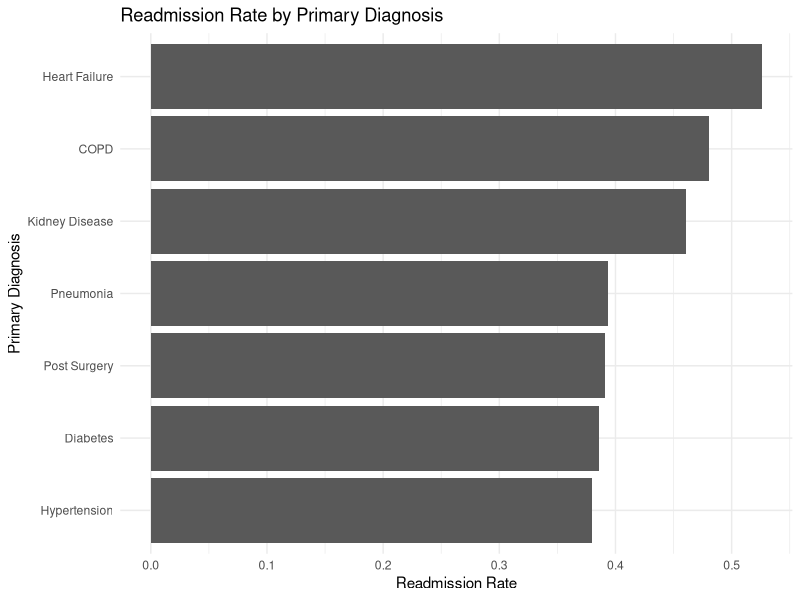
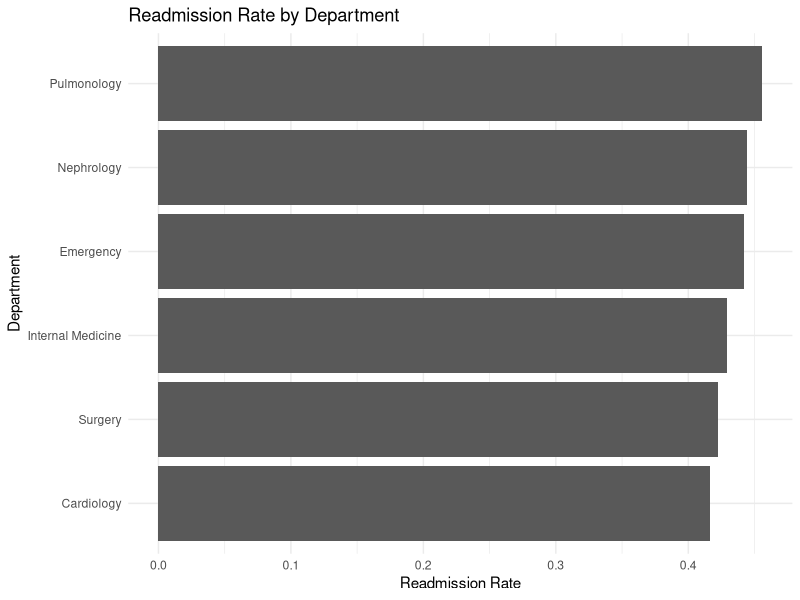
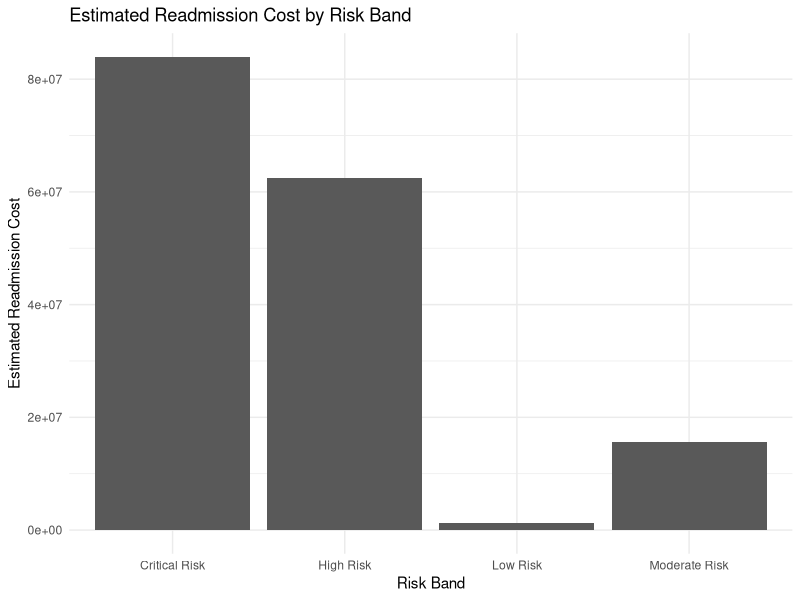
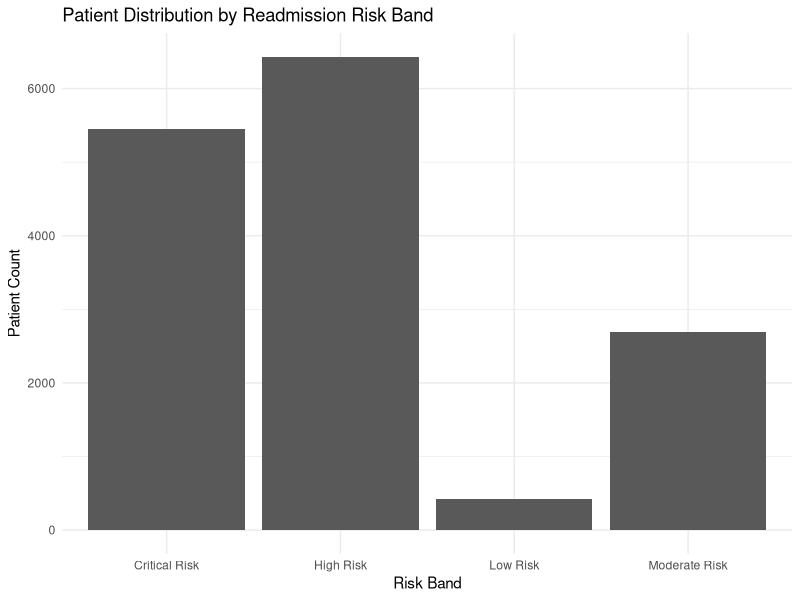
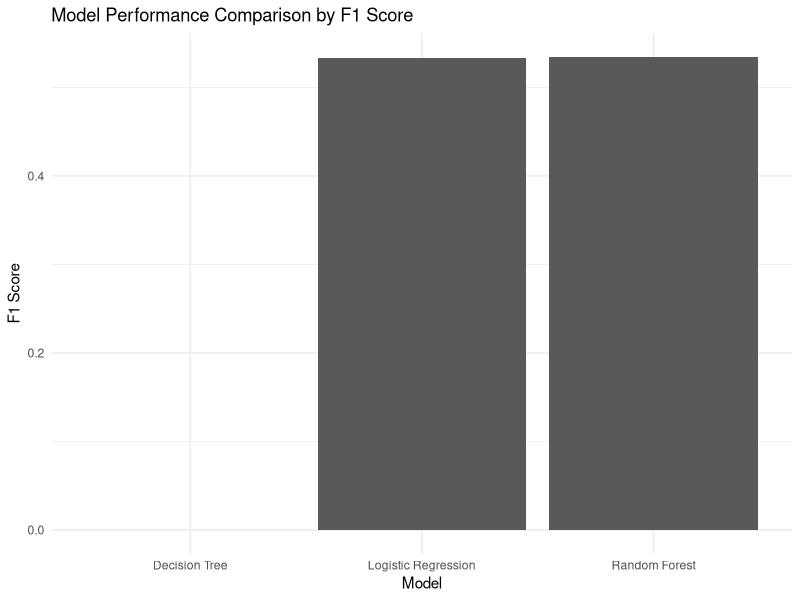
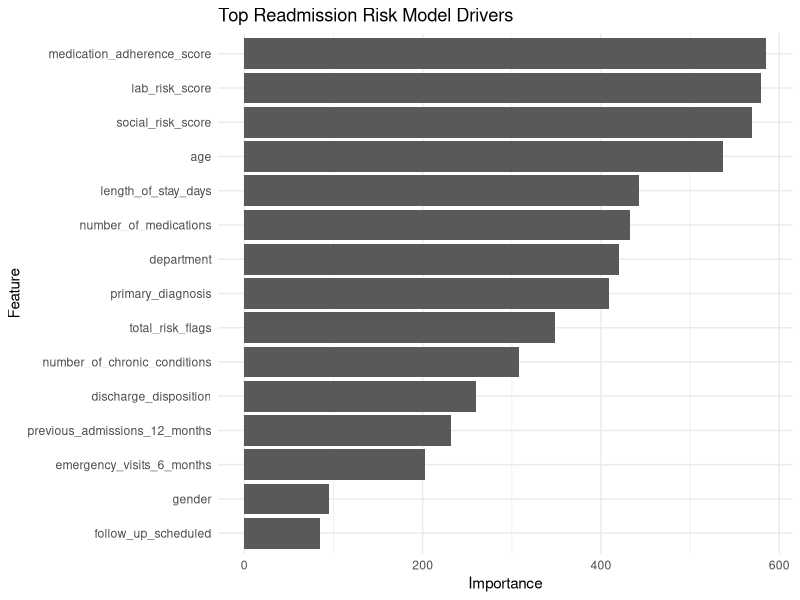
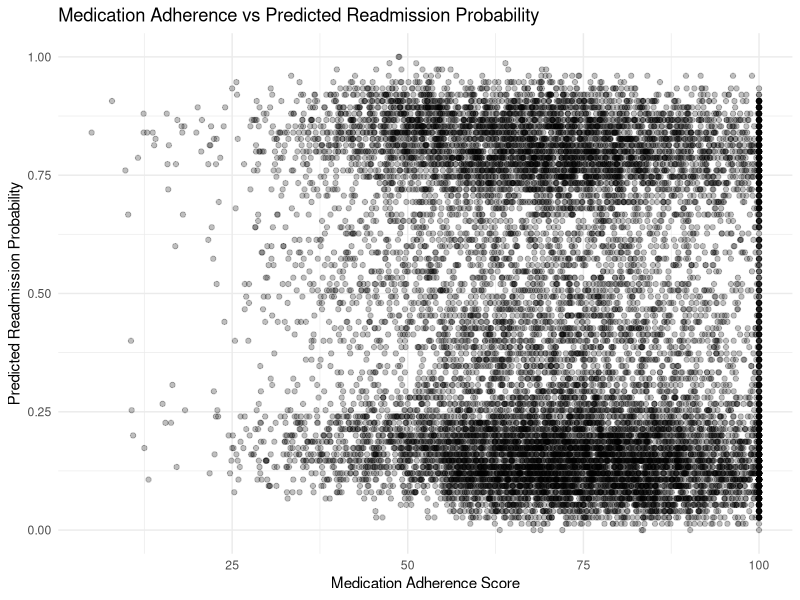
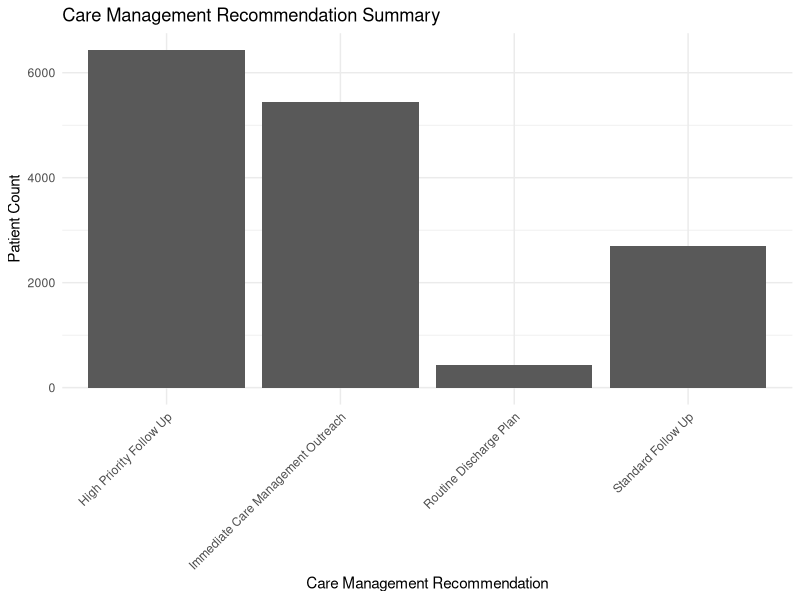

These figures' R source, in order:
# Healthcare Readmission Risk Modeling in R
# Project: 03_Healthcare_Readmission_Risk_Modeling_R

packages <- c("dplyr", "readr", "tibble", "caret", "randomForest", "rpart", "ggplot2")

installed_packages <- rownames(installed.packages())

for (pkg in packages) {
  if (!(pkg %in% installed_packages)) {
    install.packages(pkg)
  }
}

library(dplyr)
library(readr)
library(tibble)
library(caret)
library(randomForest)
library(rpart)
library(ggplot2)

dir.create("03_Healthcare_Readmission_Risk_Modeling_R/data/raw", recursive = TRUE, showWarnings = FALSE)
dir.create("03_Healthcare_Readmission_Risk_Modeling_R/data/cleaned", recursive = TRUE, showWarnings = FALSE)
dir.create("03_Healthcare_Readmission_Risk_Modeling_R/images", recursive = TRUE, showWarnings = FALSE)
dir.create("03_Healthcare_Readmission_Risk_Modeling_R/outputs", recursive = TRUE, showWarnings = FALSE)

set.seed(42)

num_patients <- 15000

patient_data <- tibble(
  patient_id = 1:num_patients,
  age = sample(18:90, num_patients, replace = TRUE),
  gender = sample(c("Female", "Male"), num_patients, replace = TRUE, prob = c(0.53, 0.47)),
  primary_diagnosis = sample(
    c("Heart Failure", "Diabetes", "COPD", "Pneumonia", "Kidney Disease", "Hypertension", "Post Surgery"),
    num_patients,
    replace = TRUE,
    prob = c(0.18, 0.17, 0.14, 0.13, 0.11, 0.15, 0.12)
  ),
  department = sample(
    c("Cardiology", "Internal Medicine", "Pulmonology", "Emergency", "Surgery", "Nephrology"),
    num_patients,
    replace = TRUE,
    prob = c(0.20, 0.25, 0.14, 0.16, 0.13, 0.12)
  ),
  length_of_stay_days = sample(1:21, num_patients, replace = TRUE),
  previous_admissions_12_months = rpois(num_patients, lambda = 1.4),
  emergency_visits_6_months = rpois(num_patients, lambda = 1.1),
  number_of_medications = sample(1:22, num_patients, replace = TRUE),
  number_of_chronic_conditions = sample(0:7, num_patients, replace = TRUE),
  discharge_disposition = sample(
    c("Home", "Home Health", "Skilled Nursing Facility", "Rehab", "Against Medical Advice"),
    num_patients,
    replace = TRUE,
    prob = c(0.58, 0.18, 0.12, 0.09, 0.03)
  ),
  follow_up_scheduled = sample(c("Yes", "No"), num_patients, replace = TRUE, prob = c(0.72, 0.28)),
  medication_adherence_score = round(pmin(pmax(rnorm(num_patients, mean = 72, sd = 18), 0), 100), 1),
  social_risk_score = round(pmin(pmax(rnorm(num_patients, mean = 42, sd = 22), 0), 100), 1),
  lab_risk_score = round(pmin(pmax(rnorm(num_patients, mean = 48, sd = 20), 0), 100), 1)
)

patient_data <- patient_data %>%
  mutate(
    age_band = case_when(
      age < 40 ~ "Under 40",
      age < 55 ~ "40 to 54",
      age < 70 ~ "55 to 69",
      TRUE ~ "70 Plus"
    ),
    chronic_condition_band = case_when(
      number_of_chronic_conditions <= 1 ~ "Low Comorbidity",
      number_of_chronic_conditions <= 3 ~ "Moderate Comorbidity",
      TRUE ~ "High Comorbidity"
    )
  )

patient_data <- patient_data %>%
  mutate(
    readmission_probability =
      0.06 +
      if_else(age >= 70, 0.08, 0) +
      if_else(primary_diagnosis == "Heart Failure", 0.13, 0) +
      if_else(primary_diagnosis == "COPD", 0.10, 0) +
      if_else(primary_diagnosis == "Kidney Disease", 0.09, 0) +
      if_else(length_of_stay_days >= 7, 0.08, 0) +
      if_else(previous_admissions_12_months >= 2, 0.13, 0) +
      if_else(emergency_visits_6_months >= 2, 0.10, 0) +
      if_else(number_of_medications >= 10, 0.08, 0) +
      if_else(number_of_chronic_conditions >= 4, 0.12, 0) +
      if_else(discharge_disposition == "Skilled Nursing Facility", 0.09, 0) +
      if_else(discharge_disposition == "Against Medical Advice", 0.18, 0) +
      if_else(follow_up_scheduled == "No", 0.11, 0) +
      if_else(medication_adherence_score < 55, 0.12, 0) +
      if_else(social_risk_score > 65, 0.10, 0) +
      if_else(lab_risk_score > 70, 0.09, 0) -
      if_else(follow_up_scheduled == "Yes", 0.03, 0) -
      if_else(medication_adherence_score >= 80, 0.04, 0),
    readmission_probability = pmin(pmax(readmission_probability, 0.01), 0.90),
    readmitted_30_days = rbinom(num_patients, size = 1, prob = readmission_probability),
    estimated_readmission_cost = if_else(
      readmitted_30_days == 1,
      round(runif(num_patients, min = 8500, max = 42000), 2),
      0
    ),
    prior_admission_risk_flag = if_else(previous_admissions_12_months >= 2, 1, 0),
    emergency_visit_risk_flag = if_else(emergency_visits_6_months >= 2, 1, 0),
    medication_risk_flag = if_else(number_of_medications >= 10, 1, 0),
    chronic_condition_risk_flag = if_else(number_of_chronic_conditions >= 4, 1, 0),
    follow_up_risk_flag = if_else(follow_up_scheduled == "No", 1, 0),
    adherence_risk_flag = if_else(medication_adherence_score < 55, 1, 0),
    social_risk_flag = if_else(social_risk_score > 65, 1, 0),
    lab_risk_flag = if_else(lab_risk_score > 70, 1, 0),
    total_risk_flags =
      prior_admission_risk_flag +
      emergency_visit_risk_flag +
      medication_risk_flag +
      chronic_condition_risk_flag +
      follow_up_risk_flag +
      adherence_risk_flag +
      social_risk_flag +
      lab_risk_flag,
    readmission_risk_band = case_when(
      readmission_probability < 0.15 ~ "Low Risk",
      readmission_probability < 0.30 ~ "Moderate Risk",
      readmission_probability < 0.50 ~ "High Risk",
      TRUE ~ "Critical Risk"
    ),
    care_management_recommendation = case_when(
      readmission_risk_band == "Critical Risk" ~ "Immediate Care Management Outreach",
      readmission_risk_band == "High Risk" ~ "High Priority Follow Up",
      readmission_risk_band == "Moderate Risk" ~ "Standard Follow Up",
      TRUE ~ "Routine Discharge Plan"
    )
  )

write_csv(
  patient_data,
  "03_Healthcare_Readmission_Risk_Modeling_R/data/raw/patient_readmission_15000_rows.csv"
)

diagnosis_summary <- patient_data %>%
  group_by(primary_diagnosis) %>%
  summarise(
    total_patients = n(),
    readmitted_patients = sum(readmitted_30_days),
    readmission_rate = round(mean(readmitted_30_days), 4),
    average_length_of_stay = round(mean(length_of_stay_days), 2),
    average_chronic_conditions = round(mean(number_of_chronic_conditions), 2),
    total_estimated_readmission_cost = round(sum(estimated_readmission_cost), 2),
    average_readmission_probability = round(mean(readmission_probability), 4),
    .groups = "drop"
  ) %>%
  arrange(desc(readmission_rate))

department_summary <- patient_data %>%
  group_by(department) %>%
  summarise(
    total_patients = n(),
    readmitted_patients = sum(readmitted_30_days),
    readmission_rate = round(mean(readmitted_30_days), 4),
    average_length_of_stay = round(mean(length_of_stay_days), 2),
    total_estimated_readmission_cost = round(sum(estimated_readmission_cost), 2),
    average_readmission_probability = round(mean(readmission_probability), 4),
    .groups = "drop"
  ) %>%
  arrange(desc(readmission_rate))

risk_band_summary <- patient_data %>%
  group_by(readmission_risk_band) %>%
  summarise(
    total_patients = n(),
    readmitted_patients = sum(readmitted_30_days),
    readmission_rate = round(mean(readmitted_30_days), 4),
    average_readmission_probability = round(mean(readmission_probability), 4),
    total_estimated_readmission_cost = round(sum(estimated_readmission_cost), 2),
    average_risk_flags = round(mean(total_risk_flags), 2),
    .groups = "drop"
  ) %>%
  arrange(desc(average_readmission_probability))

care_management_summary <- patient_data %>%
  group_by(care_management_recommendation) %>%
  summarise(
    total_patients = n(),
    readmitted_patients = sum(readmitted_30_days),
    readmission_rate = round(mean(readmitted_30_days), 4),
    total_estimated_readmission_cost = round(sum(estimated_readmission_cost), 2),
    average_readmission_probability = round(mean(readmission_probability), 4),
    .groups = "drop"
  ) %>%
  arrange(desc(total_estimated_readmission_cost))

age_band_summary <- patient_data %>%
  group_by(age_band) %>%
  summarise(
    total_patients = n(),
    readmitted_patients = sum(readmitted_30_days),
    readmission_rate = round(mean(readmitted_30_days), 4),
    average_chronic_conditions = round(mean(number_of_chronic_conditions), 2),
    total_estimated_readmission_cost = round(sum(estimated_readmission_cost), 2),
    .groups = "drop"
  ) %>%
  arrange(desc(readmission_rate))

write_csv(patient_data, "03_Healthcare_Readmission_Risk_Modeling_R/data/cleaned/patient_readmission_scored.csv")
write_csv(diagnosis_summary, "03_Healthcare_Readmission_Risk_Modeling_R/data/cleaned/diagnosis_readmission_summary.csv")
write_csv(department_summary, "03_Healthcare_Readmission_Risk_Modeling_R/data/cleaned/department_readmission_summary.csv")
write_csv(risk_band_summary, "03_Healthcare_Readmission_Risk_Modeling_R/data/cleaned/risk_band_summary.csv")
write_csv(care_management_summary, "03_Healthcare_Readmission_Risk_Modeling_R/data/cleaned/care_management_summary.csv")
write_csv(age_band_summary, "03_Healthcare_Readmission_Risk_Modeling_R/data/cleaned/age_band_summary.csv")

model_data <- patient_data %>%
  mutate(
    readmitted_30_days = factor(readmitted_30_days, levels = c(0, 1), labels = c("No", "Yes")),
    gender = as.factor(gender),
    primary_diagnosis = as.factor(primary_diagnosis),
    department = as.factor(department),
    discharge_disposition = as.factor(discharge_disposition),
    follow_up_scheduled = as.factor(follow_up_scheduled)
  )

train_index <- createDataPartition(model_data$readmitted_30_days, p = 0.75, list = FALSE)

train_data <- model_data[train_index, ]
test_data <- model_data[-train_index, ]

model_formula <- readmitted_30_days ~
  age +
  gender +
  primary_diagnosis +
  department +
  length_of_stay_days +
  previous_admissions_12_months +
  emergency_visits_6_months +
  number_of_medications +
  number_of_chronic_conditions +
  discharge_disposition +
  follow_up_scheduled +
  medication_adherence_score +
  social_risk_score +
  lab_risk_score +
  total_risk_flags

train_control <- trainControl(method = "none")

logistic_model <- train(
  model_formula,
  data = train_data,
  method = "glm",
  family = "binomial",
  trControl = train_control
)

tree_model <- train(
  model_formula,
  data = train_data,
  method = "rpart",
  trControl = train_control
)

forest_model <- randomForest(
  model_formula,
  data = train_data,
  ntree = 75,
  importance = TRUE
)

logistic_predictions <- predict(logistic_model, newdata = test_data)
tree_predictions <- predict(tree_model, newdata = test_data)
forest_predictions <- predict(forest_model, newdata = test_data)

logistic_confusion <- confusionMatrix(logistic_predictions, test_data$readmitted_30_days, positive = "Yes")
tree_confusion <- confusionMatrix(tree_predictions, test_data$readmitted_30_days, positive = "Yes")
forest_confusion <- confusionMatrix(forest_predictions, test_data$readmitted_30_days, positive = "Yes")

model_performance <- tibble(
  model = c("Logistic Regression", "Decision Tree", "Random Forest"),
  accuracy = c(
    logistic_confusion$overall["Accuracy"],
    tree_confusion$overall["Accuracy"],
    forest_confusion$overall["Accuracy"]
  ),
  sensitivity_recall = c(
    logistic_confusion$byClass["Sensitivity"],
    tree_confusion$byClass["Sensitivity"],
    forest_confusion$byClass["Sensitivity"]
  ),
  specificity = c(
    logistic_confusion$byClass["Specificity"],
    tree_confusion$byClass["Specificity"],
    forest_confusion$byClass["Specificity"]
  ),
  precision = c(
    logistic_confusion$byClass["Precision"],
    tree_confusion$byClass["Precision"],
    forest_confusion$byClass["Precision"]
  ),
  f1_score = c(
    logistic_confusion$byClass["F1"],
    tree_confusion$byClass["F1"],
    forest_confusion$byClass["F1"]
  )
) %>%
  mutate(across(where(is.numeric), ~ round(.x, 4))) %>%
  arrange(desc(f1_score))

best_model_name <- model_performance$model[1]

best_predictions <- if (best_model_name == "Logistic Regression") {
  logistic_predictions
} else if (best_model_name == "Decision Tree") {
  tree_predictions
} else {
  forest_predictions
}

best_confusion <- confusionMatrix(best_predictions, test_data$readmitted_30_days, positive = "Yes")

forest_probabilities <- predict(forest_model, newdata = model_data, type = "prob")[, "Yes"]

patient_data$predicted_readmission_probability <- forest_probabilities

patient_data <- patient_data %>%
  mutate(
    predicted_risk_band = case_when(
      predicted_readmission_probability < 0.15 ~ "Low Risk",
      predicted_readmission_probability < 0.30 ~ "Moderate Risk",
      predicted_readmission_probability < 0.50 ~ "High Risk",
      TRUE ~ "Critical Risk"
    )
  )

feature_importance <- importance(forest_model) %>%
  as.data.frame() %>%
  rownames_to_column("feature") %>%
  arrange(desc(MeanDecreaseGini)) %>%
  rename(Overall = MeanDecreaseGini)

write_csv(model_performance, "03_Healthcare_Readmission_Risk_Modeling_R/data/cleaned/model_performance_summary.csv")
write_csv(feature_importance, "03_Healthcare_Readmission_Risk_Modeling_R/data/cleaned/feature_importance.csv")
write_csv(patient_data, "03_Healthcare_Readmission_Risk_Modeling_R/data/cleaned/patient_readmission_scored.csv")

sink("03_Healthcare_Readmission_Risk_Modeling_R/outputs/confusion_matrix.txt")
print(paste("Best Model:", best_model_name))
print(best_confusion)
sink()

readmission_by_diagnosis_plot <- ggplot(diagnosis_summary, aes(x = reorder(primary_diagnosis, readmission_rate), y = readmission_rate)) +
  geom_col() +
  coord_flip() +
  labs(
    title = "Readmission Rate by Primary Diagnosis",
    x = "Primary Diagnosis",
    y = "Readmission Rate"
  ) +
  theme_minimal()

ggsave(
  "03_Healthcare_Readmission_Risk_Modeling_R/images/readmission_rate_by_diagnosis.png",
  readmission_by_diagnosis_plot,
  width = 10,
  height = 6,
  dpi = 300
)

readmission_by_department_plot <- ggplot(department_summary, aes(x = reorder(department, readmission_rate), y = readmission_rate)) +
  geom_col() +
  coord_flip() +
  labs(
    title = "Readmission Rate by Department",
    x = "Department",
    y = "Readmission Rate"
  ) +
  theme_minimal()

ggsave(
  "03_Healthcare_Readmission_Risk_Modeling_R/images/readmission_rate_by_department.png",
  readmission_by_department_plot,
  width = 10,
  height = 6,
  dpi = 300
)

cost_by_risk_band_plot <- ggplot(risk_band_summary, aes(x = readmission_risk_band, y = total_estimated_readmission_cost)) +
  geom_col() +
  labs(
    title = "Estimated Readmission Cost by Risk Band",
    x = "Risk Band",
    y = "Estimated Readmission Cost"
  ) +
  theme_minimal()

ggsave(
  "03_Healthcare_Readmission_Risk_Modeling_R/images/estimated_readmission_cost_by_risk_band.png",
  cost_by_risk_band_plot,
  width = 10,
  height = 6,
  dpi = 300
)

risk_distribution_plot <- ggplot(patient_data, aes(x = readmission_risk_band)) +
  geom_bar() +
  labs(
    title = "Patient Distribution by Readmission Risk Band",
    x = "Risk Band",
    y = "Patient Count"
  ) +
  theme_minimal()

ggsave(
  "03_Healthcare_Readmission_Risk_Modeling_R/images/patient_distribution_by_risk_band.png",
  risk_distribution_plot,
  width = 10,
  height = 6,
  dpi = 300
)

model_performance_plot <- ggplot(model_performance, aes(x = model, y = f1_score)) +
  geom_col() +
  labs(
    title = "Model Performance Comparison by F1 Score",
    x = "Model",
    y = "F1 Score"
  ) +
  theme_minimal()

ggsave(
  "03_Healthcare_Readmission_Risk_Modeling_R/images/model_performance_comparison.png",
  model_performance_plot,
  width = 10,
  height = 6,
  dpi = 300
)

feature_importance_plot <- feature_importance %>%
  slice_max(Overall, n = 15) %>%
  ggplot(aes(x = reorder(feature, Overall), y = Overall)) +
  geom_col() +
  coord_flip() +
  labs(
    title = "Top Readmission Risk Model Drivers",
    x = "Feature",
    y = "Importance"
  ) +
  theme_minimal()

ggsave(
  "03_Healthcare_Readmission_Risk_Modeling_R/images/feature_importance_readmission_risk.png",
  feature_importance_plot,
  width = 10,
  height = 6,
  dpi = 300
)

adherence_plot <- ggplot(
  patient_data,
  aes(x = medication_adherence_score, y = predicted_readmission_probability)
) +
  geom_point(alpha = 0.25) +
  labs(
    title = "Medication Adherence vs Predicted Readmission Probability",
    x = "Medication Adherence Score",
    y = "Predicted Readmission Probability"
  ) +
  theme_minimal()

ggsave(
  "03_Healthcare_Readmission_Risk_Modeling_R/images/adherence_vs_predicted_readmission.png",
  adherence_plot,
  width = 10,
  height = 6,
  dpi = 300
)

care_management_plot <- ggplot(care_management_summary, aes(x = care_management_recommendation, y = total_patients)) +
  geom_col() +
  labs(
    title = "Care Management Recommendation Summary",
    x = "Care Management Recommendation",
    y = "Patient Count"
  ) +
  theme_minimal() +
  theme(axis.text.x = element_text(angle = 45, hjust = 1))

ggsave(
  "03_Healthcare_Readmission_Risk_Modeling_R/images/care_management_recommendation_summary.png",
  care_management_plot,
  width = 12,
  height = 6,
  dpi = 300
)

print("Healthcare readmission risk modeling project completed.")
print(paste("Rows created:", nrow(patient_data)))
print(paste("Readmission rate:", round(mean(patient_data$readmitted_30_days == 1) * 100, 2), "%"))
print(paste("Best model:", best_model_name))
print("Files saved to data, images, and outputs folders.")
